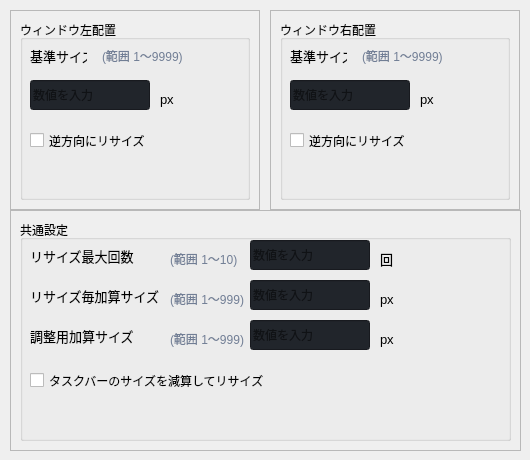
                 <widget class="QWidget" name="page_size">
                  <property name="styleSheet">
                   <string notr="true">b</string>
                  </property>
                  <widget class="QFrame" name="frame">
                   <property name="geometry">
                    <rect>
                     <x>10</x>
                     <y>10</y>
                     <width>250</width>
                     <height>200</height>
                    </rect>
                   </property>
                   <property name="sizePolicy">
                    <sizepolicy hsizetype="Fixed" vsizetype="Preferred">
                     <horstretch>0</horstretch>
                     <verstretch>0</verstretch>
                    </sizepolicy>
                   </property>
                   <property name="minimumSize">
                    <size>
                     <width>250</width>
                     <height>200</height>
                    </size>
                   </property>
                   <property name="frameShape">
                    <enum>QFrame::StyledPanel</enum>
                   </property>
                   <property name="frameShadow">
                    <enum>QFrame::Raised</enum>
                   </property>
                   <layout class="QGridLayout" name="gridLayout_5">
                    <property name="rightMargin">
                     <number>9</number>
                    </property>
                    <property name="horizontalSpacing">
                     <number>12</number>
                    </property>
                    <item row="0" column="0">
                     <widget class="QGroupBox" name="groupBox">
                      <property name="title">
                       <string>ウィンドウ左配置</string>
                      </property>
                      <widget class="QLabel" name="labelBoxBlenderInstalation">
                       <property name="geometry">
                        <rect>
                         <x>10</x>
                         <y>27</y>
                         <width>57</width>
                         <height>18</height>
                        </rect>
                       </property>
                       <property name="font">
                        <font>
                         <family>Segoe UI</family>
                         <pointsize>10</pointsize>
                         <weight>50</weight>
                         <italic>false</italic>
                         <bold>false</bold>
                        </font>
                       </property>
                       <property name="styleSheet">
                        <string notr="true"/>
                       </property>
                       <property name="text">
                        <string>基準サイズ</string>
                       </property>
                      </widget>
                      <widget class="QLineEdit" name="lineEdit_base_width_toleft_px">
                       <property name="geometry">
                        <rect>
                         <x>10</x>
                         <y>60</y>
                         <width>120</width>
                         <height>30</height>
                        </rect>
                       </property>
                       <property name="minimumSize">
                        <size>
                         <width>0</width>
                         <height>30</height>
                        </size>
                       </property>
                       <property name="styleSheet">
                        <string notr="true">background-color: rgb(33, 37, 43);</string>
                       </property>
                       <property name="text">
                        <string/>
                       </property>
                       <property name="placeholderText">
                        <string>数値を入力</string>
                       </property>
                      </widget>
                      <widget class="QLabel" name="labelBoxBlenderInstalation_2">
                       <property name="geometry">
                        <rect>
                         <x>140</x>
                         <y>70</y>
                         <width>16</width>
                         <height>18</height>
                        </rect>
                       </property>
                       <property name="font">
                        <font>
                         <family>Segoe UI</family>
                         <pointsize>10</pointsize>
                         <weight>50</weight>
                         <italic>false</italic>
                         <bold>false</bold>
                        </font>
                       </property>
                       <property name="styleSheet">
                        <string notr="true"/>
                       </property>
                       <property name="text">
                        <string>px</string>
                       </property>
                      </widget>
                      <widget class="QCheckBox" name="checkBox_is_reverse_direction_windowleft">
                       <property name="geometry">
                        <rect>
                         <x>10</x>
                         <y>110</y>
                         <width>211</width>
                         <height>21</height>
                        </rect>
                       </property>
                       <property name="autoFillBackground">
                        <bool>false</bool>
                       </property>
                       <property name="styleSheet">
                        <string notr="true"/>
                       </property>
                       <property name="text">
                        <string>逆方向にリサイズ</string>
                       </property>
                      </widget>
                      <widget class="QLabel" name="labelVersion_4">
                       <property name="geometry">
                        <rect>
                         <x>82</x>
                         <y>27</y>
                         <width>141</width>
                         <height>18</height>
                        </rect>
                       </property>
                       <property name="styleSheet">
                        <string notr="true">color: rgb(113, 126, 149);</string>
                       </property>
                       <property name="lineWidth">
                        <number>1</number>
                       </property>
                       <property name="text">
                        <string>(範囲 1～9999)</string>
                       </property>
                       <property name="alignment">
                        <set>Qt::AlignLeading|Qt::AlignLeft|Qt::AlignVCenter</set>
                       </property>
                      </widget>
                     </widget>
                    </item>
                   </layout>
                  </widget>
                  <widget class="QFrame" name="frame_2">
                   <property name="geometry">
                    <rect>
                     <x>270</x>
                     <y>10</y>
                     <width>250</width>
                     <height>200</height>
                    </rect>
                   </property>
                   <property name="sizePolicy">
                    <sizepolicy hsizetype="Fixed" vsizetype="Preferred">
                     <horstretch>0</horstretch>
                     <verstretch>0</verstretch>
                    </sizepolicy>
                   </property>
                   <property name="minimumSize">
                    <size>
                     <width>250</width>
                     <height>200</height>
                    </size>
                   </property>
                   <property name="frameShape">
                    <enum>QFrame::StyledPanel</enum>
                   </property>
                   <property name="frameShadow">
                    <enum>QFrame::Raised</enum>
                   </property>
                   <widget class="QGroupBox" name="groupBox_3">
                    <property name="geometry">
                     <rect>
                      <x>10</x>
                      <y>10</y>
                      <width>230</width>
                      <height>180</height>
                     </rect>
                    </property>
                    <property name="title">
                     <string>ウィンドウ右配置</string>
                    </property>
                    <widget class="QLabel" name="labelBoxBlenderInstalation_5">
                     <property name="geometry">
                      <rect>
                       <x>10</x>
                       <y>27</y>
                       <width>57</width>
                       <height>18</height>
                      </rect>
                     </property>
                     <property name="font">
                      <font>
                       <family>Segoe UI</family>
                       <pointsize>10</pointsize>
                       <weight>50</weight>
                       <italic>false</italic>
                       <bold>false</bold>
                      </font>
                     </property>
                     <property name="styleSheet">
                      <string notr="true"/>
                     </property>
                     <property name="text">
                      <string>基準サイズ</string>
                     </property>
                    </widget>
                    <widget class="QLineEdit" name="lineEdit_base_width_toright_px">
                     <property name="geometry">
                      <rect>
                       <x>10</x>
                       <y>60</y>
                       <width>120</width>
                       <height>30</height>
                      </rect>
                     </property>
                     <property name="minimumSize">
                      <size>
                       <width>0</width>
                       <height>30</height>
                      </size>
                     </property>
                     <property name="styleSheet">
                      <string notr="true">background-color: rgb(33, 37, 43);</string>
                     </property>
                     <property name="text">
                      <string/>
                     </property>
                     <property name="placeholderText">
                      <string>数値を入力</string>
                     </property>
                    </widget>
                    <widget class="QLabel" name="labelBoxBlenderInstalation_6">
                     <property name="geometry">
                      <rect>
                       <x>140</x>
                       <y>70</y>
                       <width>16</width>
                       <height>18</height>
                      </rect>
                     </property>
                     <property name="font">
                      <font>
                       <family>Segoe UI</family>
                       <pointsize>10</pointsize>
                       <weight>50</weight>
                       <italic>false</italic>
                       <bold>false</bold>
                      </font>
                     </property>
                     <property name="styleSheet">
                      <string notr="true"/>
                     </property>
                     <property name="text">
                      <string>px</string>
                     </property>
                    </widget>
                    <widget class="QCheckBox" name="checkBox_is_reverse_direction_windowright">
                     <property name="geometry">
                      <rect>
                       <x>10</x>
                       <y>110</y>
                       <width>211</width>
                       <height>21</height>
                      </rect>
                     </property>
                     <property name="autoFillBackground">
                      <bool>false</bool>
                     </property>
                     <property name="styleSheet">
                      <string notr="true"/>
                     </property>
                     <property name="text">
                      <string>逆方向にリサイズ</string>
                     </property>
                    </widget>
                    <widget class="QLabel" name="labelVersion_6">
                     <property name="geometry">
                      <rect>
                       <x>82</x>
                       <y>27</y>
                       <width>141</width>
                       <height>18</height>
                      </rect>
                     </property>
                     <property name="styleSheet">
                      <string notr="true">color: rgb(113, 126, 149);</string>
                     </property>
                     <property name="lineWidth">
                      <number>1</number>
                     </property>
                     <property name="text">
                      <string>(範囲 1～9999)</string>
                     </property>
                     <property name="alignment">
                      <set>Qt::AlignLeading|Qt::AlignLeft|Qt::AlignVCenter</set>
                     </property>
                    </widget>
                   </widget>
                  </widget>
                  <widget class="QFrame" name="frame_3">
                   <property name="geometry">
                    <rect>
                     <x>10</x>
                     <y>210</y>
                     <width>511</width>
                     <height>241</height>
                    </rect>
                   </property>
                   <property name="sizePolicy">
                    <sizepolicy hsizetype="Fixed" vsizetype="Preferred">
                     <horstretch>0</horstretch>
                     <verstretch>0</verstretch>
                    </sizepolicy>
                   </property>
                   <property name="minimumSize">
                    <size>
                     <width>250</width>
                     <height>200</height>
                    </size>
                   </property>
                   <property name="frameShape">
                    <enum>QFrame::StyledPanel</enum>
                   </property>
                   <property name="frameShadow">
                    <enum>QFrame::Raised</enum>
                   </property>
                   <widget class="QGroupBox" name="groupBox_4">
                    <property name="geometry">
                     <rect>
                      <x>10</x>
                      <y>10</y>
                      <width>491</width>
                      <height>221</height>
                     </rect>
                    </property>
                    <property name="title">
                     <string>共通設定</string>
                    </property>
                    <widget class="QLabel" name="labelBoxBlenderInstalation_7">
                     <property name="geometry">
                      <rect>
                       <x>10</x>
                       <y>27</y>
                       <width>131</width>
                       <height>18</height>
                      </rect>
                     </property>
                     <property name="font">
                      <font>
                       <family>Segoe UI</family>
                       <pointsize>10</pointsize>
                       <weight>50</weight>
                       <italic>false</italic>
                       <bold>false</bold>
                      </font>
                     </property>
                     <property name="styleSheet">
                      <string notr="true"/>
                     </property>
                     <property name="text">
                      <string>リサイズ最大回数</string>
                     </property>
                    </widget>
                    <widget class="QLineEdit" name="lineEdit_resize_max_cnt">
                     <property name="geometry">
                      <rect>
                       <x>230</x>
                       <y>20</y>
                       <width>120</width>
                       <height>30</height>
                      </rect>
                     </property>
                     <property name="minimumSize">
                      <size>
                       <width>0</width>
                       <height>30</height>
                      </size>
                     </property>
                     <property name="styleSheet">
                      <string notr="true">background-color: rgb(33, 37, 43);</string>
                     </property>
                     <property name="text">
                      <string/>
                     </property>
                     <property name="placeholderText">
                      <string>数値を入力</string>
                     </property>
                    </widget>
                    <widget class="QLabel" name="labelBoxBlenderInstalation_8">
                     <property name="geometry">
                      <rect>
                       <x>360</x>
                       <y>30</y>
                       <width>16</width>
                       <height>18</height>
                      </rect>
                     </property>
                     <property name="font">
                      <font>
                       <family>Segoe UI</family>
                       <pointsize>10</pointsize>
                       <weight>50</weight>
                       <italic>false</italic>
                       <bold>false</bold>
                      </font>
                     </property>
                     <property name="styleSheet">
                      <string notr="true"/>
                     </property>
                     <property name="text">
                      <string>回</string>
                     </property>
                    </widget>
                    <widget class="QCheckBox" name="checkBox_is_subtract_taskbar">
                     <property name="geometry">
                      <rect>
                       <x>10</x>
                       <y>150</y>
                       <width>321</width>
                       <height>21</height>
                      </rect>
                     </property>
                     <property name="autoFillBackground">
                      <bool>false</bool>
                     </property>
                     <property name="styleSheet">
                      <string notr="true"/>
                     </property>
                     <property name="text">
                      <string>タスクバーのサイズを減算してリサイズ</string>
                     </property>
                    </widget>
                    <widget class="QLabel" name="labelVersion_7">
                     <property name="geometry">
                      <rect>
                       <x>150</x>
                       <y>30</y>
                       <width>81</width>
                       <height>18</height>
                      </rect>
                     </property>
                     <property name="styleSheet">
                      <string notr="true">color: rgb(113, 126, 149);</string>
                     </property>
                     <property name="lineWidth">
                      <number>1</number>
                     </property>
                     <property name="text">
                      <string>(範囲 1～10)</string>
                     </property>
                     <property name="alignment">
                      <set>Qt::AlignLeading|Qt::AlignLeft|Qt::AlignVCenter</set>
                     </property>
                    </widget>
                    <widget class="QLabel" name="labelBoxBlenderInstalation_9">
                     <property name="geometry">
                      <rect>
                       <x>360</x>
                       <y>70</y>
                       <width>16</width>
                       <height>18</height>
                      </rect>
                     </property>
                     <property name="font">
                      <font>
                       <family>Segoe UI</family>
                       <pointsize>10</pointsize>
                       <weight>50</weight>
                       <italic>false</italic>
                       <bold>false</bold>
                      </font>
                     </property>
                     <property name="styleSheet">
                      <string notr="true"/>
                     </property>
                     <property name="text">
                      <string>px</string>
                     </property>
                    </widget>
                    <widget class="QLabel" name="labelBoxBlenderInstalation_10">
                     <property name="geometry">
                      <rect>
                       <x>10</x>
                       <y>67</y>
                       <width>131</width>
                       <height>18</height>
                      </rect>
                     </property>
                     <property name="font">
                      <font>
                       <family>Segoe UI</family>
                       <pointsize>10</pointsize>
                       <weight>50</weight>
                       <italic>false</italic>
                       <bold>false</bold>
                      </font>
                     </property>
                     <property name="styleSheet">
                      <string notr="true"/>
                     </property>
                     <property name="text">
                      <string>リサイズ毎加算サイズ</string>
                     </property>
                    </widget>
                    <widget class="QLineEdit" name="lineEdit_resize_add_width_px">
                     <property name="geometry">
                      <rect>
                       <x>230</x>
                       <y>60</y>
                       <width>120</width>
                       <height>30</height>
                      </rect>
                     </property>
                     <property name="minimumSize">
                      <size>
                       <width>0</width>
                       <height>30</height>
                      </size>
                     </property>
                     <property name="styleSheet">
                      <string notr="true">background-color: rgb(33, 37, 43);</string>
                     </property>
                     <property name="text">
                      <string/>
                     </property>
                     <property name="placeholderText">
                      <string>数値を入力</string>
                     </property>
                    </widget>
                    <widget class="QLabel" name="labelVersion_8">
                     <property name="geometry">
                      <rect>
                       <x>150</x>
                       <y>70</y>
                       <width>81</width>
                       <height>18</height>
                      </rect>
                     </property>
                     <property name="styleSheet">
                      <string notr="true">color: rgb(113, 126, 149);</string>
                     </property>
                     <property name="lineWidth">
                      <number>1</number>
                     </property>
                     <property name="text">
                      <string>(範囲 1～999)</string>
                     </property>
                     <property name="alignment">
                      <set>Qt::AlignLeading|Qt::AlignLeft|Qt::AlignVCenter</set>
                     </property>
                    </widget>
                    <widget class="QLabel" name="labelBoxBlenderInstalation_11">
                     <property name="geometry">
                      <rect>
                       <x>360</x>
                       <y>110</y>
                       <width>16</width>
                       <height>18</height>
                      </rect>
                     </property>
                     <property name="font">
                      <font>
                       <family>Segoe UI</family>
                       <pointsize>10</pointsize>
                       <weight>50</weight>
                       <italic>false</italic>
                       <bold>false</bold>
                      </font>
                     </property>
                     <property name="styleSheet">
                      <string notr="true"/>
                     </property>
                     <property name="text">
                      <string>px</string>
                     </property>
                    </widget>
                    <widget class="QLabel" name="labelBoxBlenderInstalation_12">
                     <property name="geometry">
                      <rect>
                       <x>10</x>
                       <y>107</y>
                       <width>131</width>
                       <height>18</height>
                      </rect>
                     </property>
                     <property name="font">
                      <font>
                       <family>Segoe UI</family>
                       <pointsize>10</pointsize>
                       <weight>50</weight>
                       <italic>false</italic>
                       <bold>false</bold>
                      </font>
                     </property>
                     <property name="styleSheet">
                      <string notr="true"/>
                     </property>
                     <property name="text">
                      <string>調整用加算サイズ</string>
                     </property>
                    </widget>
                    <widget class="QLabel" name="labelVersion_9">
                     <property name="geometry">
                      <rect>
                       <x>150</x>
                       <y>110</y>
                       <width>81</width>
                       <height>18</height>
                      </rect>
                     </property>
                     <property name="styleSheet">
                      <string notr="true">color: rgb(113, 126, 149);</string>
                     </property>
                     <property name="lineWidth">
                      <number>1</number>
                     </property>
                     <property name="text">
                      <string>(範囲 1～999)</string>
                     </property>
                     <property name="alignment">
                      <set>Qt::AlignLeading|Qt::AlignLeft|Qt::AlignVCenter</set>
                     </property>
                    </widget>
                    <widget class="QLineEdit" name="lineEdit_adjust_width_px">
                     <property name="geometry">
                      <rect>
                       <x>230</x>
                       <y>100</y>
                       <width>120</width>
                       <height>30</height>
                      </rect>
                     </property>
                     <property name="minimumSize">
                      <size>
                       <width>0</width>
                       <height>30</height>
                      </size>
                     </property>
                     <property name="styleSheet">
                      <string notr="true">background-color: rgb(33, 37, 43);</string>
                     </property>
                     <property name="text">
                      <string/>
                     </property>
                     <property name="placeholderText">
                      <string>数値を入力</string>
                     </property>
                    </widget>
                   </widget>
                  </widget>
                 </widget>
